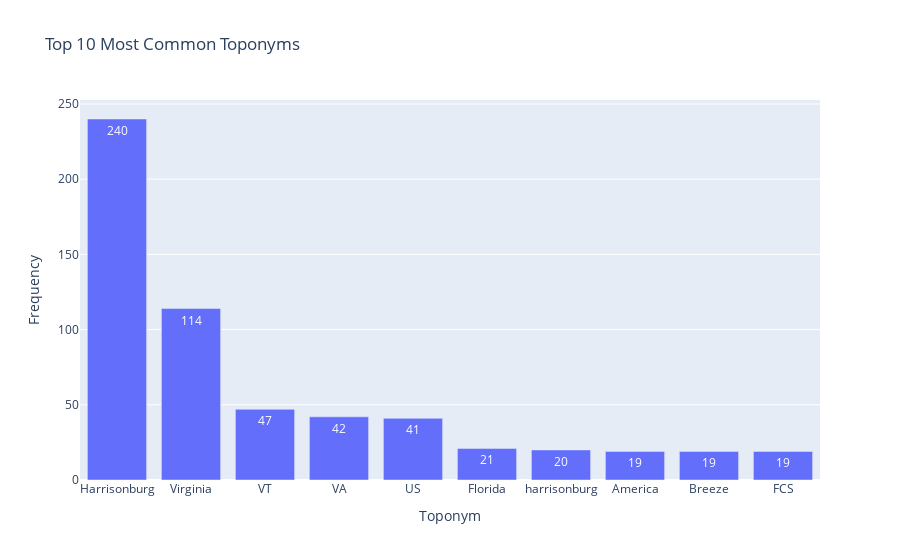

Notebook code for this chart:
### Markdown cell above
It is much easier to look at this data in a chart.

### Code cell
import plotly.express as px

# Take the top 10 most common toponyms for plotting
toponym_counts_top10 = toponym_counts_df.head(10)

# Create the bar chart using Plotly
fig = px.bar(
    toponym_counts_top10,
    x='Toponym',
    y='Count',
    title='Top 10 Most Common Toponyms',
    labels={'Toponym': 'Toponym', 'Count': 'Frequency'},
    text='Count'
)

# Display the plot
fig.show()

### Figure 1 — Plotly figure (JSON) as saved in the notebook; plotly's stock layout.template omitted (floating-point values rounded to 4 significant figures)
{"data": [{"hovertemplate": "Toponym=%{x}<br>Frequency=%{text}<extra></extra>", "legendgroup": "", "marker": {"color": "#636efa", "pattern": {"shape": ""}}, "name": "", "orientation": "v", "showlegend": false, "text": [240.0, 114.0, 47.0, 42.0, 41.0, 21.0, 20.0, 19.0, 19.0, 19.0], "textposition": "auto", "type": "bar", "x": ["Harrisonburg", "Virginia", "VT", "VA", "US", "Florida", "harrisonburg", "America", "Breeze", "FCS"], "xaxis": "x", "y": [240, 114, 47, 42, 41, 21, 20, 19, 19, 19], "yaxis": "y"}], "layout": {"barmode": "relative", "legend": {"tracegroupgap": 0}, "title": {"text": "Top 10 Most Common Toponyms"}, "xaxis": {"anchor": "y", "domain": [0, 1], "title": {"text": "Toponym"}}, "yaxis": {"anchor": "x", "domain": [0, 1], "title": {"text": "Frequency"}}}}
